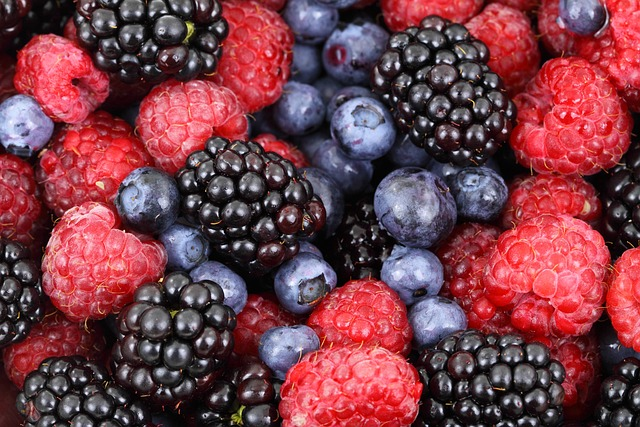
#> input picture sobel_filters/berries.jpeg, 640 x 427 px
$ python sobel-second-filter.py
#> lines starting #> are read from the running program, lines starting #| are printed output that depends on the picture
from PIL import Image

img = Image.open("berries.jpeg")
#> img is the input picture: PIL image 640x427 RGB; mean R, G, B 120, 62.3, 72.7
grayscale_image = img.convert('L')
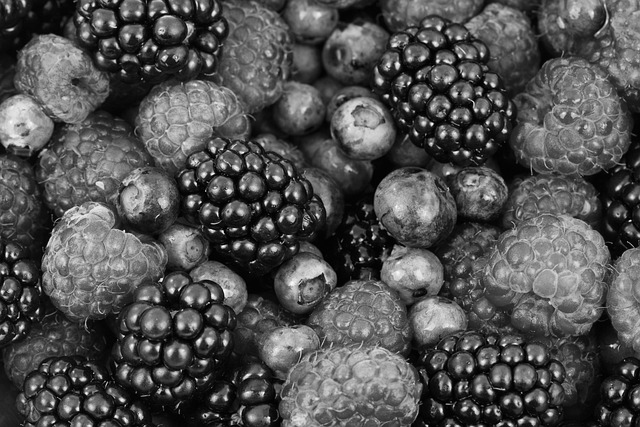
#> grayscale_image: PIL image 640x427 L; min 0, max 254, mean 80.7
grayscale_image.save('grayscale-berries.jpeg')

second_image = grayscale_image

width, height = grayscale_image.size
#> width = 640; height = 427
second_filter = [[-1,0,1],[-2,0,2],[-1,0,1]]

for i in range(1, width - 2):
    for j in range(1, height - 2):
        second_image_new_value = 0

        for k in range(3):
            for l in range(3):
                second_image_new_value += grayscale_image.getpixel((k+i,l+j)) * second_filter[k][l]

        if (second_image_new_value < 0):
            second_image_new_value = 0

        second_image.putpixel((i,j), second_image_new_value)
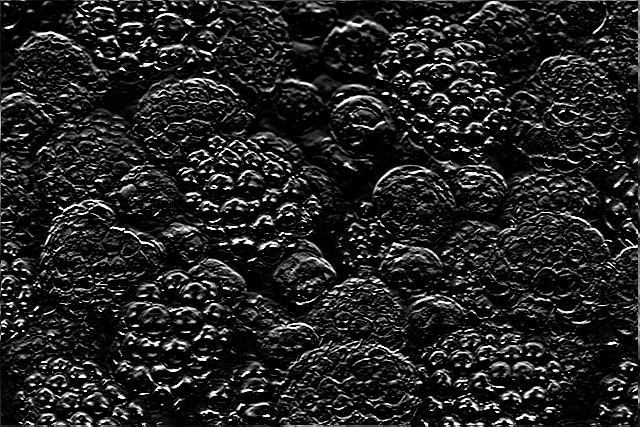
#> second_image: PIL image 640x427 L; min 0, max 255, mean 34.6

second_image.save("second-sobel-berries.jpeg")
